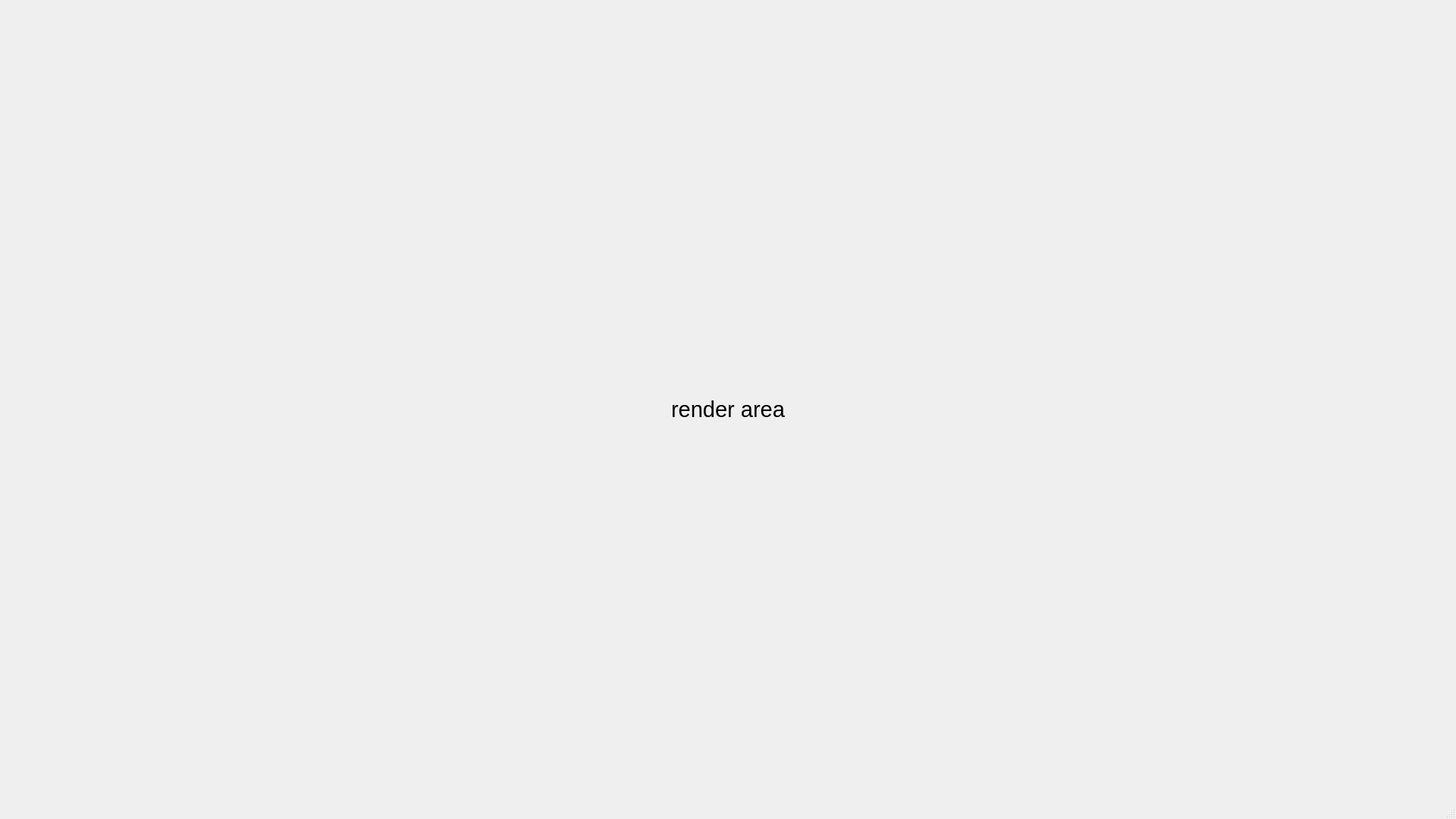
<?xml version="1.0" encoding="UTF-8"?>
<ui version="4.0">
 <class>MainScreen</class>
 <widget class="QMainWindow" name="MainScreen">
  <property name="geometry">
   <rect>
    <x>0</x>
    <y>0</y>
    <width>1920</width>
    <height>1080</height>
   </rect>
  </property>
  <property name="windowTitle">
   <string>MainWindow</string>
  </property>
  <widget class="QWidget" name="centralwidget">
   <widget class="QLabel" name="label">
    <property name="geometry">
     <rect>
      <x>760</x>
      <y>340</y>
      <width>400</width>
      <height>400</height>
     </rect>
    </property>
    <property name="minimumSize">
     <size>
      <width>400</width>
      <height>400</height>
     </size>
    </property>
    <property name="font">
     <font>
      <pointsize>22</pointsize>
     </font>
    </property>
    <property name="text">
     <string>render area</string>
    </property>
    <property name="alignment">
     <set>Qt::AlignCenter</set>
    </property>
   </widget>
  </widget>
  <widget class="QMenuBar" name="menubar">
   <property name="geometry">
    <rect>
     <x>0</x>
     <y>0</y>
     <width>1920</width>
     <height>21</height>
    </rect>
   </property>
  </widget>
  <widget class="QStatusBar" name="statusbar"/>
 </widget>
 <resources/>
 <connections/>
</ui>
